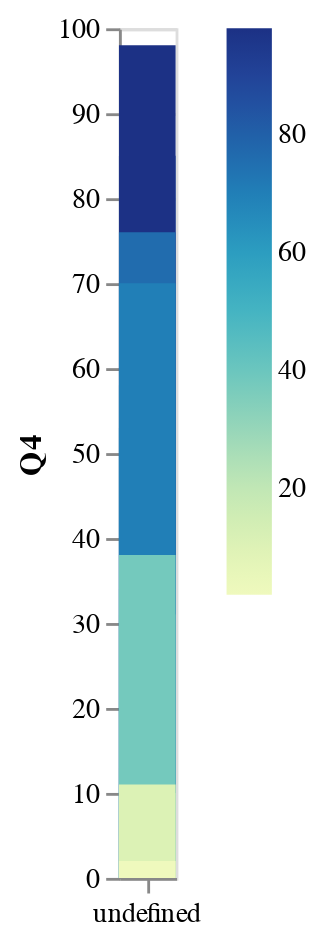

The code cell stored with this chart in its notebook:
### Code cell
source = (prepd_data.groupby(
         by=['county'])[['txnew2023Q1','txnew2023Q2','txnew2023Q3','txnew2023Q4']]
                  .sum())

alt.Chart(source).mark_rect().encode(
    alt.X("county:O").axis(labelAngle=0).title(""),
    alt.Y("txnew2023Q4:Q").title("Q4"),
    alt.Color("max(txnew2023Q4):Q").title(""),
)

### Figure 1 — Vega-Lite specification as saved in the notebook (floating-point values rounded to 4 significant figures)
{"config": {"view": {"continuousWidth": 300, "continuousHeight": 300}}, "data": {"name": "data-dfd3b06dcd62c06f3e179701c9288111"}, "mark": {"type": "rect"}, "encoding": {"color": {"aggregate": "max", "field": "txnew2023Q4", "title": "", "type": "quantitative"}, "x": {"axis": {"labelAngle": 0}, "field": "county", "title": "", "type": "ordinal"}, "y": {"field": "txnew2023Q4", "title": "Q4", "type": "quantitative"}}, "$schema": "https://vega.github.io/schema/vega-lite/v5.14.1.json", "datasets": {"data-dfd3b06dcd62c06f3e179701c9288111": [{"txnew2023Q1": 17, "txnew2023Q2": 15, "txnew2023Q3": 26, "txnew2023Q4": 13}, {"txnew2023Q1": 12, "txnew2023Q2": 12, "txnew2023Q3": 14, "txnew2023Q4": 13}, {"txnew2023Q1": 148, "txnew2023Q2": 129, "txnew2023Q3": 149, "txnew2023Q4": 85}, {"txnew2023Q1": 7, "txnew2023Q2": 7, "txnew2023Q3": 6, "txnew2023Q4": 3}, {"txnew2023Q1": 66, "txnew2023Q2": 58, "txnew2023Q3": 64, "txnew2023Q4": 58}, {"txnew2023Q1": 113, "txnew2023Q2": 110, "txnew2023Q3": 103, "txnew2023Q4": 53}, {"txnew2023Q1": 15, "txnew2023Q2": 9, "txnew2023Q3": 12, "txnew2023Q4": 6}, {"txnew2023Q1": 12, "txnew2023Q2": 18, "txnew2023Q3": 12, "txnew2023Q4": 8}, {"txnew2023Q1": 28, "txnew2023Q2": 42, "txnew2023Q3": 44, "txnew2023Q4": 34}, {"txnew2023Q1": 126, "txnew2023Q2": 143, "txnew2023Q3": 161, "txnew2023Q4": 98}, {"txnew2023Q1": 79, "txnew2023Q2": 113, "txnew2023Q3": 98, "txnew2023Q4": 76}, {"txnew2023Q1": 45, "txnew2023Q2": 38, "txnew2023Q3": 50, "txnew2023Q4": 31}, {"txnew2023Q1": 9, "txnew2023Q2": 6, "txnew2023Q3": 3, "txnew2023Q4": 5}, {"txnew2023Q1": 283, "txnew2023Q2": 339, "txnew2023Q3": 302, "txnew2023Q4": 70}, {"txnew2023Q1": 15, "txnew2023Q2": 7, "txnew2023Q3": 12, "txnew2023Q4": 8}, {"txnew2023Q1": 15, "txnew2023Q2": 21, "txnew2023Q3": 25, "txnew2023Q4": 10}, {"txnew2023Q1": 16, "txnew2023Q2": 12, "txnew2023Q3": 15, "txnew2023Q4": 5}, {"txnew2023Q1": 57, "txnew2023Q2": 46, "txnew2023Q3": 101, "txnew2023Q4": 38}, {"txnew2023Q1": 25, "txnew2023Q2": 13, "txnew2023Q3": 13, "txnew2023Q4": 11}, {"txnew2023Q1": 10, "txnew2023Q2": 4, "txnew2023Q3": 4, "txnew2023Q4": 2}]}}
